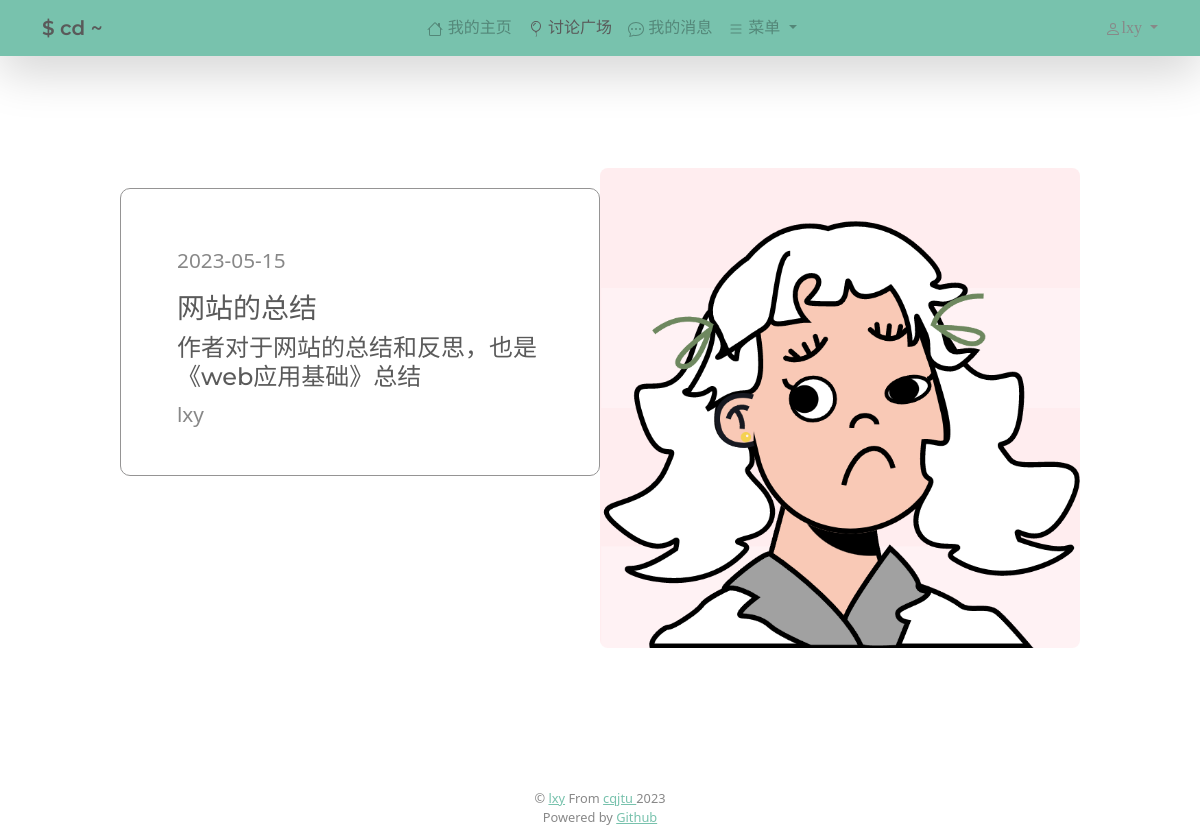
Page /topics (signed in) on the committed database.
### web/models.py (models this page shows)
class User(AbstractUser):
    username = models.CharField(max_length=100, null=True, unique=True)
    bio = models.TextField(null=True, default="这个人很懒~ 什么也没留下")
    avator = models.CharField(max_length=1000,null=True, default="https://img1.imgtp.com/2023/05/07/8NKt5JEn.png")
    email = models.EmailField(unique=True ,null =True)
    USERNAME_FIELD='username'
    REQUIRED_FIELDS = []

class Postings(models.Model):
    id = models.AutoField(primary_key=True)
    username = models.CharField(max_length=100, null=False, blank=False)
    content = models.TextField(max_length=10000,null=False, blank=False)
    title = models.CharField(max_length=50,null=False, blank=False)
    subtitle = models.CharField(max_length=100,null=False, blank=False)
    create_time = models.DateTimeField(default = datetime.datetime.now)
    update_time = models.DateTimeField(auto_now=True)

### web/views.py (the view)
# urls.py: path("topics", views.topics, name='topics'),
def topics(request) :
    posts = Postings.objects.all().order_by('?')[:10]
    context = {'isactive':'topics', 'posts':posts}
    return render(request, 'web/topics.html', context=context)

### web/templatetags/get_mod.py (called while the page is built)
@register.filter
def get_mod(arg1, arg2):
    return arg1 % int(arg2) + 1

### web/templates/web/topics.html (shortened to what this page needs)
{% extends 'main.html' %} {% load static %} {% load get_mod %} {% block content%}
<div class="page-list">
	{% for post in posts %}
	<div class="page-item">
		<div class="page-item-img">
			<img src="{% static 'images' %}/{{ post.id|get_mod:100  }}.png" />
		</div>
		<div class="page-item-info">
			<p>{{ post.create_time|date:"Y-m-d" }}</p>
			<a href="{% url 'postContent' post.id %}">
				<h3>{{ post.title }}</h3>
				<h4>{{ post.subtitle }}</h4>
			</a>
			<div class="page-item-author">
				<p>{{ post.username }}</p>
			</div>
		</div>
	</div>
	{% endfor %}
	{% endblock %}

### templates/navbar.html (shortened to what this page needs)
<nav class="navbar shadow-lg navbar-expand-lg bg-primary" data-bs-theme="light">
    <div class="container">
      <a class="navbar-brand" style="font-weight: 600;" href="{% url 'index' %}">$ cd ~</a>
      <div class="collapse navbar-collapse justify-content-end" id="navbarTogglerDemo01">
        <ul class="navbar-nav navbar-right">
          <li class="nav-item">
            <a class="nav-link {% if isactive == 'index' %} active {% endif %}" href="{% url 'index' %}"> 我的主页</a>
          </li>
          <li class="nav-item">
            <a class="nav-link {% if isactive == 'topics' %} active {% endif %}"  href="{% url 'topics' %}"> 讨论广场</a>
          </li>
          <li class="nav-item">
            <a class="nav-link {% if isactive == 'message' %} active {% endif %}"  href="{% url 'message' %}">
              我的消息</a>
          </li>
          <li class="nav-item dropdown ">
            <a class="nav-link dropdown-toggle" href="#" role="button" data-bs-toggle="dropdown" aria-expanded="false">
              菜单
            </a>
          </li>
        </ul>
      </div>
      {% if request.user.is_authenticated %}
      <div class="collapse navbar-collapse justify-content-end" data-bs-theme="light" id="navbarTogglerDemo01">
        <div class="nav-item dropdown">
          <a class="nav-link dropdown-toggle" href="#" role="button" data-bs-toggle="dropdown" aria-expanded="false" style="font-family: 'Lucida Sans';">
            {{ request.user.username }}
          </a>
        </div>
      </div>
      {% endif %}
    </div>
  </nav>

### static/css/main.css (style rules this page uses)
p { font-size: 1.3em; }
.page-item:nth-child(odd) { flex-direction: row-reverse; }
.page-item { margin: 80px auto 80px; display: flex; justify-content: center; }
.page-item-img { z-index: 1; }
.page-item-info { border-radius: 10px; width: 30em; height: 18em; padding: 3.5em; border: 1px solid #959494; margin-top: 20px; }
.page-item-img img { width: 30rem; border-radius: 0.5rem; transition: 0.3s all ease-out; }
.page-list { padding-top: 2rem; padding-bottom: 3rem; }
.page-item-info > a { text-decoration: none; }
.page-item-info>a { text-decoration: none; }

### templates/main.html (style rules this page uses)
div { clear: both; }

### rows in the picture
User: user.username "lxy"
Postings: create_time "2023-05-15", title "网站的总结", subtitle "作者对于网站的总结和反思，也是《web应用基础》总结", username "lxy"
